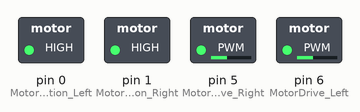
Recording of a sketch running on a simulated Arduino Uno, built with avr-gcc and run on an emulated ATmega328P. Parts: switched loads named in the sketch (green lamp = pin HIGH).

Above: at 0.05 s.
At 1.85 s:
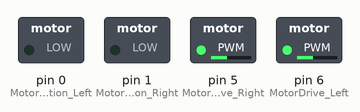
At 2.9 s:
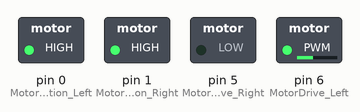
At 3.95 s:
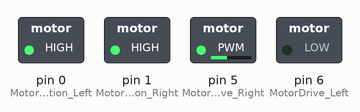
At 33.95 s:
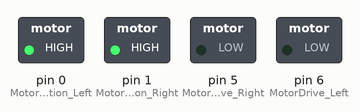
Timing chart, 0 to 44.2 s (numbered marks = the images above):
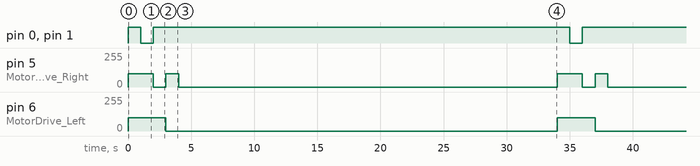

Measured:
- by itself, pin 0 (MotorDirection_Left), pin 1 (MotorDirection_Right): repeats every 34.0 s: LOW 1.0 s, HIGH 33.0 s
- by itself, pin 5 (MotorDrive_Right): repeats every 34.0 s: 0/255 1.0 s, 100/255 1.0 s, 0/255 30.0 s, 100/255 2.0 s
- by itself, pin 6 (MotorDrive_Left): alternates 100/255 for 3.0 s and 0/255 for 31.0 s

The sketch:

Motor.ino
```cpp
#define MotorDirection_Right 1
#define MotorDirection_Left 0
#define MotorDrive_Left 6
#define MotorDrive_Right 5

void SetupMotors() {
  // Motors begin
  pinMode(MotorDirection_Left, OUTPUT);
  pinMode(MotorDirection_Right, OUTPUT);
  analogWrite(MotorDrive_Left,0);
  analogWrite(MotorDrive_Right,0);
}

// Motor control function from Ringo.
// Is reentrant, hardware access guarded by semaphore
void Motors(int16_t LeftMotor, int16_t RightMotor) {
  //while(xSemaphoreTake(motorSemaphore, (TickType_t) 10) == pdFALSE) {} // Wait on semaphore
  // Had some logic to bound the speeds to the min/max.
  // I removed this since not needed since I know the bounds.
  // Also got rid of the use of the global motor speed variables.
  if(LeftMotor<0){
    digitalWrite(MotorDirection_Left,0);
  } else {
    digitalWrite(MotorDirection_Left,1);
  }
  if(RightMotor<0){
    digitalWrite(MotorDirection_Right,0);
  } else {
    digitalWrite(MotorDirection_Right,1);
  }

  analogWrite(MotorDrive_Left,abs(LeftMotor));
  analogWrite(MotorDrive_Right,abs(RightMotor));
  //xSemaphoreGive(motorSemaphore); // Release the semaphore
}

void setup() {
  SetupMotors();
}

void loop() {
  Motors(100, 100);
  delay(1000);
  Motors(-100, -100);
  delay(1000);
  Motors(100, 0);
  delay(1000);
  Motors(0,100);
  delay(1000);
  Motors(0,0);
  delay(30000);

}
```
